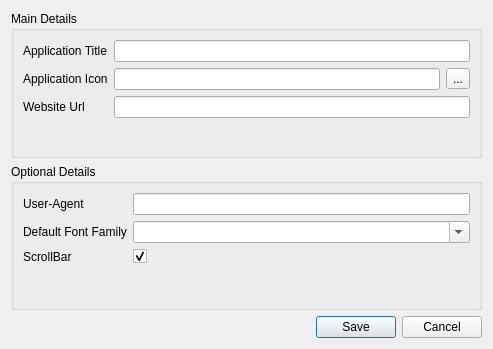
<?xml version="1.0" encoding="UTF-8"?>
<ui version="4.0">
 <class>AddDialog</class>
 <widget class="QDialog" name="AddDialog">
  <property name="geometry">
   <rect>
    <x>0</x>
    <y>0</y>
    <width>493</width>
    <height>349</height>
   </rect>
  </property>
  <property name="windowTitle">
   <string>Add Bew</string>
  </property>
  <layout class="QVBoxLayout" name="verticalLayout_2">
   <item>
    <widget class="QGroupBox" name="groupBox">
     <property name="title">
      <string>Main Details</string>
     </property>
     <layout class="QFormLayout" name="formLayout_2">
      <item row="0" column="0">
       <widget class="QLabel" name="label">
        <property name="text">
         <string>Application Title</string>
        </property>
       </widget>
      </item>
      <item row="0" column="1">
       <widget class="QLineEdit" name="title"/>
      </item>
      <item row="1" column="0">
       <widget class="QLabel" name="label_2">
        <property name="text">
         <string>Application Icon</string>
        </property>
       </widget>
      </item>
      <item row="1" column="1">
       <layout class="QHBoxLayout" name="horizontalLayout">
        <item>
         <widget class="QLineEdit" name="icon"/>
        </item>
        <item>
         <widget class="QToolButton" name="iconBtn">
          <property name="text">
           <string>...</string>
          </property>
         </widget>
        </item>
       </layout>
      </item>
      <item row="2" column="0">
       <widget class="QLabel" name="label_3">
        <property name="text">
         <string>Website Url</string>
        </property>
       </widget>
      </item>
      <item row="2" column="1">
       <widget class="QLineEdit" name="website"/>
      </item>
     </layout>
    </widget>
   </item>
   <item>
    <widget class="QGroupBox" name="groupBox_2">
     <property name="title">
      <string>Optional Details</string>
     </property>
     <layout class="QFormLayout" name="formLayout">
      <item row="0" column="0">
       <widget class="QLabel" name="label_4">
        <property name="text">
         <string>User-Agent</string>
        </property>
       </widget>
      </item>
      <item row="0" column="1">
       <widget class="QLineEdit" name="useragent"/>
      </item>
      <item row="2" column="0">
       <widget class="QLabel" name="label_5">
        <property name="text">
         <string>ScrollBar</string>
        </property>
       </widget>
      </item>
      <item row="2" column="1">
       <widget class="QCheckBox" name="scrollbar">
        <property name="text">
         <string/>
        </property>
        <property name="checked">
         <bool>true</bool>
        </property>
       </widget>
      </item>
      <item row="1" column="0">
       <widget class="QLabel" name="label_6">
        <property name="text">
         <string>Default Font Family</string>
        </property>
       </widget>
      </item>
      <item row="1" column="1">
       <widget class="QFontComboBox" name="font">
        <property name="currentText">
         <string/>
        </property>
       </widget>
      </item>
     </layout>
    </widget>
   </item>
   <item>
    <widget class="QDialogButtonBox" name="buttonBox">
     <property name="orientation">
      <enum>Qt::Horizontal</enum>
     </property>
     <property name="standardButtons">
      <set>QDialogButtonBox::Cancel|QDialogButtonBox::Save</set>
     </property>
    </widget>
   </item>
  </layout>
 </widget>
 <resources/>
 <connections>
  <connection>
   <sender>buttonBox</sender>
   <signal>accepted()</signal>
   <receiver>AddDialog</receiver>
   <slot>accept()</slot>
   <hints>
    <hint type="sourcelabel">
     <x>248</x>
     <y>254</y>
    </hint>
    <hint type="destinationlabel">
     <x>157</x>
     <y>274</y>
    </hint>
   </hints>
  </connection>
  <connection>
   <sender>buttonBox</sender>
   <signal>rejected()</signal>
   <receiver>AddDialog</receiver>
   <slot>reject()</slot>
   <hints>
    <hint type="sourcelabel">
     <x>316</x>
     <y>260</y>
    </hint>
    <hint type="destinationlabel">
     <x>286</x>
     <y>274</y>
    </hint>
   </hints>
  </connection>
 </connections>
</ui>
